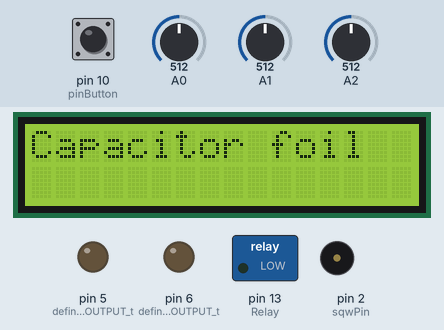
This sketch was run on a simulated Arduino Uno, built with avr-gcc and run on an emulated ATmega328P. Shown: 16×2 character LCD, switched loads named in the sketch (green lamp = pin HIGH), output pins drawn as LEDs (lit = HIGH), buzzer (waves = sounding). Dashed ring = blinking. Inputs (shaded band) come from the test bench; at power-on: pin 10 (pinButton) LOW, A0 = 512, A1 = 512, A2 = 512. What the sketch prints to the serial monitor is not drawn.

Above: at 1.6 s.
At 4.2 s:
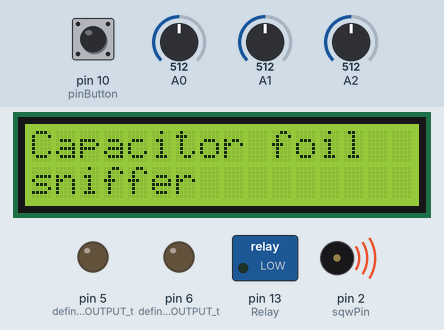
4.3 s: pin 10 (pinButton) pulled HIGH for 3.2 s
At 4.9 s:
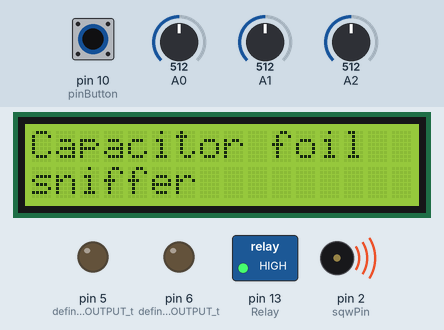
At 8.2 s:
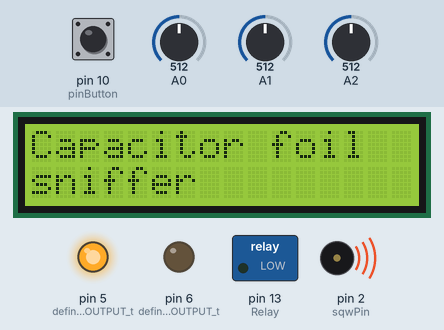
Timing chart, 0 to 9.7 s (numbered marks = the images above; inputs shaded):
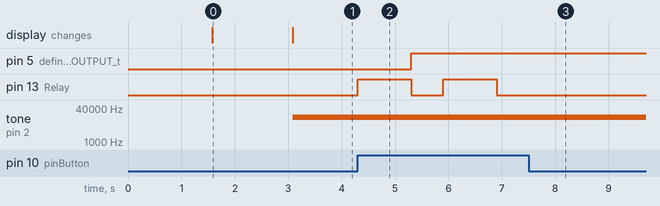

The sketch:

Capacitor_outside_foil_sniffer.ino
```cpp
/*   16 character 2 line I2C Display
 *   Uses Bill Perry's HD44780 Library, which can be installed from the Arduino Library Manager
 *   See Bills documentation: https://github.com/duinoWitchery/hd44780
 *   See the "API Summary" section.  Use "lcd" in front like lcdbegin(cols, rows)
 */

/*LiquidCrystal compatibility:
Since this hd44780 library is LiquidCrystal API compatible, most existing LiquidCrystal
sketches should work with hd44780 hd44780_I2Cexp i/o class once the
includes are changed to use hd44780 and the lcd object constructor is
changed to use the hd44780_I2Cexp i/o class.
*/

/*-----( Import needed libraries )-----*/
#include <Wire.h>
#include <hd44780.h>                        // main hd44780 header
#include <hd44780ioClass/hd44780_I2Cexp.h>  // i2c expander i/o class header

unsigned long time_for_action;

float freq = 15.0;  // default square wave frequency in kHz for testing the capacitors
int sqwPin = 2;     // defines D2 for square wave output signal

int voltageA0 = 0;
int voltageA1 = 0;
int resetADC;  // A2 grounded to reset ADC

int pinButton = 10;  // defines D10 for pullup button switch
int Relay = 13;      // defines D13 as the relay control pin
int stateRelay = LOW;
int stateButton;
int previous = LOW;
unsigned long time = 0; //unsigned long avoids compiler error
unsigned long debounce = 500;  // default of 500 ms works well  //unsigned long avoids compiler error
int stayON = 1000;    // keeps relay on (HIGH) for 1000 ms or 1 second

/*-----( Declare Constants )-----*/
// LCD geometry
const int LCD_COLS = 16;
const int LCD_ROWS = 2;

/*-----( Declare objects )-----*/
//hd44780_I2Cexp lcd;  // declare lcd object: auto locate & auto config expander chip
 hd44780_I2Cexp lcd(0x27);

/*-----( Declare Variables )-----*/
int status;

void setup() /*----( SETUP: RUNS ONCE )----*/
{
  pinMode(13, OUTPUT);   //set pin 13 to be an output

  status = lcd.begin(LCD_COLS, LCD_ROWS);
  if (status)  // non zero status means it was unsuccesful
  {
    // hd44780 has a fatalError() routine that blinks an led if possible
    // begin() failed so blink error code using the onboard LED if possible
    hd44780::fatalError(status);  // does not return
  }

    // Print a message to the LCD.
  lcd.clear();
  delay(1500);
  lcd.setCursor(0, 0);
  lcd.print("Capacitor foil");
  delay(1500);
  lcd.setCursor(0, 1);
  lcd.print("sniffer");

    // Define I/O pins
  pinMode(pinButton, INPUT);  // defines D10 as an INPUT to activate the button switch
  pinMode(Relay, OUTPUT);     // defines D13 as an OUTPUT to control the relay
  pinMode(5, OUTPUT);         // defines D5 as an OUTPUT to drive the right facing LED
  pinMode(6, OUTPUT);         // defines D6 as an OUTPUT to drive the left facing LED

  // Send message to Serial monitor
  Serial.begin(9600);
  Serial.print("Test Frequency: ");
  Serial.print(freq);
  Serial.println(" kHz");

} /*--(end setup )---*/


void loop() /*----( LOOP: RUNS CONSTANTLY )----*/
{

    // Sniffer code start

  stateButton = digitalRead(pinButton);
  //if (stateButton == HIGH && previous == LOW & millis() - time > debounce) { //needs parentheses, see next line
  if ((stateButton == HIGH && previous == LOW) & (millis() - time > debounce)) {
    if (stateRelay == HIGH) {
      digitalWrite(Relay, LOW);
    } else {
      digitalWrite(Relay, HIGH);
      delay(stayON);

      resetADC = analogRead(A2);  // A2 is grounded to clear the ADC before reading A0 & A1

      int sensorValue = analogRead(A0);
      float voltageA0 = sensorValue * (5.0 / 1023.0);
      Serial.print("A0: ");
      Serial.println(voltageA0, 4);

      if (voltageA0 > voltageA1) {
        digitalWrite(6, LOW);  // D6 off - (left facing LED)
      } else if (voltageA0 < voltageA1) {
        digitalWrite(6, HIGH);  // D6 on - (left facing LED) to indicate Foil Side of Capacitor
      }
      if (voltageA0 > voltageA1) {
        digitalWrite(5, HIGH);  // D5 on - (right facing LED) to indicate Foil Side of Capacitor
      } else if (voltageA0 < voltageA1) {
        digitalWrite(5, LOW);  // D5 off - (right facing LED)
      }
      digitalWrite(Relay, LOW);  // D13 off

      delay(100);  // small delay to reduce rollover samples

      int sensorValue1 = analogRead(A1);
      float voltageA1 = sensorValue1 * (5.0 / 1023.0);
      Serial.print("A1: ");
      Serial.println(voltageA1, 4);

      if (voltageA0 > voltageA1) {
        digitalWrite(6, LOW);  // D6 off - (left facing LED)
      } else if (voltageA0 < voltageA1) {
        digitalWrite(6, HIGH);  // D6 on - (left facing LED) to indicate Foil Side of Capacitor
      }
      if (voltageA0 > voltageA1) {
        digitalWrite(5, HIGH);  // D5 on - (right side facing LED) to indicate Foil Side of Capacitor
      } else if (voltageA0 < voltageA1) {
        digitalWrite(5, LOW);  // D5 off - (right facing LED)
      }
    }
    time = millis();

  }
  // previous == stateButton; //warning: statement has no effect [-Wunused-value]

  tone(sqwPin, freq * 1000); //sets test frequency

} /* --(end main loop )-- */

/*-----( Declare User-written Functions )-----*/


/* ( THE END ) */
```

Measured:
- after the input at 4.3 s, pin 5 (defines_D5_as_an_OUTPUT_t): LOW → HIGH after 1.0 s; pin 13 (Relay): alternates HIGH for 1.0 s and LOW for 0.60 s, 4 changes in all, then stays LOW, starting at once
- what the display in image 0 shows lasts 1.5 s, from 1.6 s to 3.1 s
